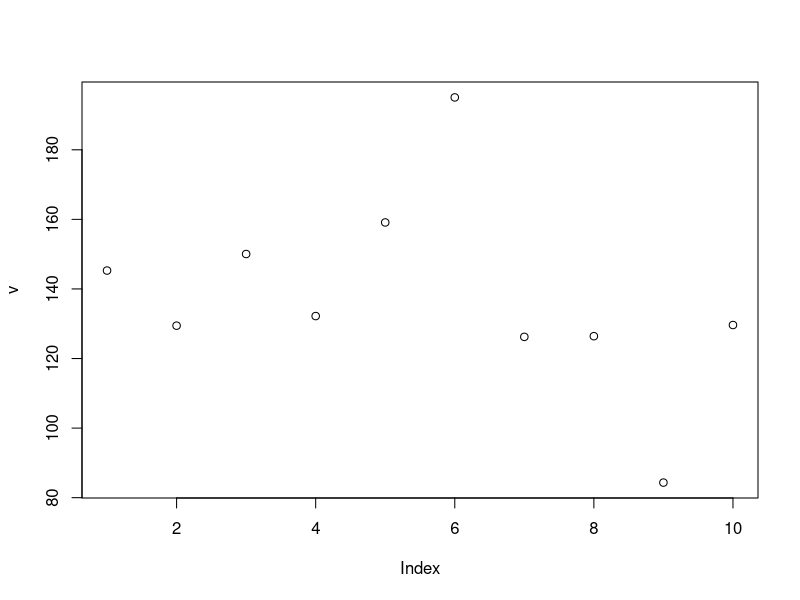

The R script that drew this image:
rm(list = ls())
# Generate simulation data from different models
## Required data
# coords1: All PA (Type 1) coordinates
# coords1_test: subset of coords1: testing coordinates
# coords1_train: subset of coords1: training coordinates
# coords2: All EPA (Type 2) coordinates
# Y1_sum: All PA (Type 1) data
# Y1_test: Type 1 testing data
# Y1_train: Type 1 training data
# Y2: All Type 2 data

############################################################
#### spTimer AR Models
# Model: Y = O_t + e
# O_t = \rho * (O_{t-1} -Xbeta ) + X*\beta + \eta
# \eta is a spatial process
############################################################
set.seed(123)
a1 = 100
a2 = 70
n=c(a1,a2) # number of locations
ts = 10
# Randomly select 100 testing locations
vld = rbinom(a1, 1, 0.302)
nt=ts # total time steps
# Error variance
sig2eps=5^2
eps = matrix(rnorm(sum(n) * ts, 0, sqrt(sig2eps)), nrow = sum(n), ncol = ts)
# Spatial
range1=2

# rho
rho = 0.6
# simulation
set.seed(1)
leng = 15
coords1 = cbind(runif(n[1],0,leng), runif(n[1],0,leng))
set.seed(28)
coords2 = cbind(runif(n[2],0,leng), runif(n[2],0,leng))
coords=rbind(coords1,coords2)
# Mean
## mean
lon = c(coords1[, 1], coords2[ ,1])
lat = c(coords1[, 2], coords2[ ,2])
lon2 = lon^2; lat2 = lat^2; lonlat = lon * lat
idct = c(rep(0, a1), rep(1, a2))
X = cbind(rep(1, sum(n)), lon, lat, lon2, lat2, lonlat, idct)
sig2eta = 10^2
set.seed(123)
beta = rnorm(7, 1, 2) / 100
beta[7] = sqrt(sig2eta) / 2
xb = X %*% beta


# Bookkeeping
Y1=matrix(NA,ncol=nt,nrow=n[1])
Y2=matrix(NA,ncol=nt,nrow=n[2])
O_all = matrix(NA,ncol=nt,nrow=sum(n))
# Distance matrix
d = as.matrix(dist(coords))
M = exp(-d / range1)

O_all[, 1] = xb + t(chol(M)) %*% rnorm(sum(n), 0, sqrt(sig2eta))

  for (i in 2:ts) {
    O_previous = O_all[, (i-1)]
    O = rho * (O_previous - xb) + xb + t(chol(M)) %*% rnorm(sum(n), 0, sqrt(sig2eta*(1-rho^2)))
    O_all[, i] = O
  }


# sigma * sqrt(1-rho^2) # make variance the same for all time steps


Y = O_all + eps

Y1 = Y[1:(n[1]), ]; Y2 = Y[(n[1]+1):sum(n), ]
# Train test split
Y1_sum = cbind(Y1, vld)
Y1_train = subset(Y1, vld == 0)
Y1_test = subset(Y1, vld == 1)

c1 = cbind(coords1, vld)
coords1_train = subset(coords1, vld == 0)
coords1_test = subset(coords1, vld == 1)

save(list = c("Y1_sum", "Y1_train", "Y1_test", "Y2", "coords1", "coords1_train", "coords1_test", "coords2"), file = "comparison.RData")

# Plot of simulation data
## Variance by time
v = rep(0, ts)
for (i in 1:ts) {
  v[i] = var(Y[, i])
}
plot(v)

